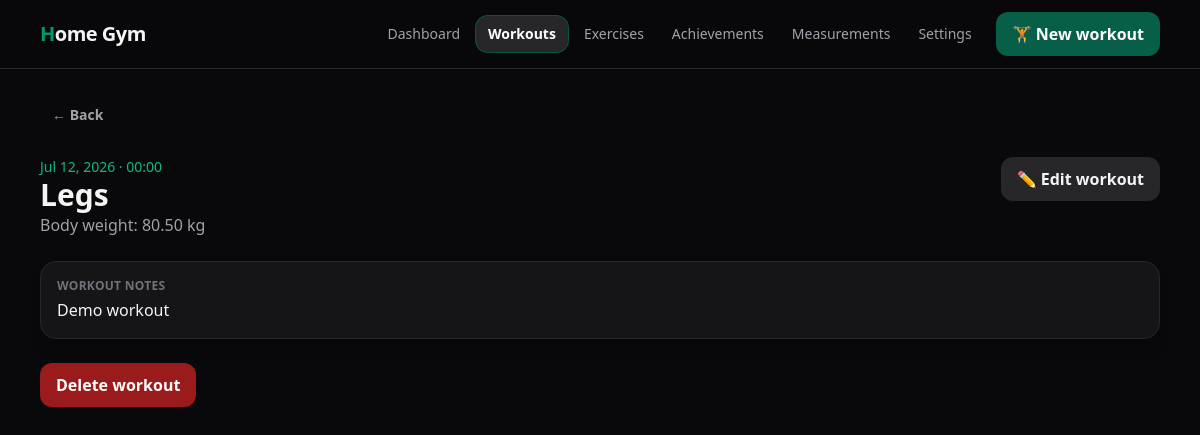
The page /workouts/1 on the database its author committed.
### tables this page shows
CREATE TABLE workout_sessions (
    id BIGINT UNSIGNED AUTO_INCREMENT PRIMARY KEY,
    workout_template_id SMALLINT UNSIGNED NULL,
    performed_at DATETIME NOT NULL,
    session_type VARCHAR(120) NOT NULL,
    body_weight_kg DECIMAL(5,2) NULL,
    notes TEXT NULL,
    status ENUM('in_progress','completed','abandoned') NOT NULL DEFAULT 'completed',
    current_workout_exercise_id BIGINT UNSIGNED NULL,
    current_set_position SMALLINT UNSIGNED NOT NULL DEFAULT 1,
    started_at DATETIME NULL,
    completed_at DATETIME NULL,
    rest_ends_at DATETIME NULL,
    rest_paused_seconds SMALLINT UNSIGNED NULL,
    template_order_changed BOOLEAN NOT NULL DEFAULT FALSE,
    template_sets_changed BOOLEAN NOT NULL DEFAULT FALSE,
    created_at TIMESTAMP NOT NULL DEFAULT CURRENT_TIMESTAMP,
    updated_at TIMESTAMP NOT NULL DEFAULT CURRENT_TIMESTAMP ON UPDATE CURRENT_TIMESTAMP,
    last_edited_at DATETIME NULL,
    INDEX idx_sessions_date (performed_at)
);

### app/Core/View.php (called while the page is built, shortened)
<?php
final class View
{
    public static function render(string $name, array $data = []): void
    {
        $file = dirname(__DIR__, 2) . '/resources/views/' . $name . '.php';
        extract($data, EXTR_SKIP);
        require $file;
        require dirname(__DIR__, 2) . '/resources/views/layouts/app.php';
    }
}

### app/Core/Controller.php (called while the page is built, shortened)
<?php
abstract class Controller
{
    protected function view(string $name, array $data = []): void
    {
        View::render($name, $data);
    }
}

### app/Controllers/SessionController.php (called while the page is built, shortened)
<?php
final class SessionController extends Controller
{
    public function show(string $id): void { $session=WorkoutSession::find((int)$id); if(!$session){http_response_code(404);$this->view('errors/404');return;} $this->view('sessions/show',compact('session')); }
}

### public/index.php (called while the page is built, shortened)
<?php
$config = require dirname(__DIR__) . '/config/app.php';
$router = new Router();
$router->dispatch($_SERVER['REQUEST_METHOD'], $_SERVER['REQUEST_URI']);

### app/Models/WorkoutSession.php (called while the page is built, shortened)
<?php
final class WorkoutSession
{
    public static function find(int $id): ?array
    {
        $db = Database::connection();
        $stmt = $db->prepare('SELECT * FROM workout_sessions WHERE id=?'); $stmt->execute([$id]);
        $session = $stmt->fetch();
        $stmt = $db->prepare("SELECT we.id workout_exercise_id,we.exercise_id,we.notes exercise_notes,we.status exercise_status,COALESCE(we.load_semantics,e.load_semantics) load_semantics,e.name,e.recommended_rest_seconds,es.* FROM workout_exercises we JOIN exercises e ON e.id=we.exercise_id LEFT JOIN exercise_sets es ON es.workout_exercise_id=we.id WHERE we.workout_session_id=? ORDER BY we.position,es.position");
        $stmt->execute([$id]);
        $session['rows'] = $stmt->fetchAll();
        $segments=$db->prepare('SELECT ss.* FROM exercise_set_segments ss JOIN exercise_sets es ON es.id=ss.exercise_set_id JOIN workout_exercises we ON we.id=es.workout_exercise_id WHERE we.workout_session_id=? ORDER BY ss.exercise_set_id,ss.position');$segments->execute([$id]);$bySet=[];foreach($segments->fetchAll() as $segment)$bySet[(int)$segment['exercise_set_id']][]=$segment;foreach($session['rows'] as &$row)$row['segments']=$row['id']?($bySet[(int)$row['id']]??[]):[];unset($row);
        return $session;
    }
}

### app/Helpers/functions.php (called while the page is built, shortened)
<?php
function e(mixed $value): string
{
    return htmlspecialchars((string) $value, ENT_QUOTES | ENT_SUBSTITUTE, 'UTF-8');
}
function route(string $name,array $parameters=[]): string
{
    return \App\Core\Router::urlFor($name,$parameters);
}

### resources/views/sessions/show.php (the view, shortened to what this page needs)
<div class="mb-6 flex flex-col gap-4 sm:flex-row sm:items-start sm:justify-between">
  <div>
    <p class="text-sm text-emerald-500"><?= e(date('M j, Y · H:i',strtotime($session['performed_at']))) ?></p>
    <h1 class="text-3xl font-black"><?= e($session['session_type']) ?></h1>
    <?php if($session['body_weight_kg']): ?><p class="text-zinc-400">Body weight: <?= e($session['body_weight_kg']) ?> kg</p><?php endif; ?>
  </div>
  <a class="btn-secondary shrink-0" href="<?= e(route('workouts.edit',['id'=>$session['id']])) ?>">✏️ Edit workout</a>
</div>
<?php if($session['notes']): ?><div class="card mb-4"><p class="mb-1 text-xs font-semibold uppercase tracking-wide text-zinc-500">Workout notes</p><?= nl2br(e($session['notes'])) ?></div><?php endif; ?>
<form method="post" action="<?= e(route('workouts.destroy',['id'=>$session['id']])) ?>" class="mt-6" data-confirm="Permanently delete this workout and all its sets?"><?= csrf_field() ?><button class="btn-danger">Delete workout</button></form>

### app/Core/Router.php (shortened to what this page needs)
<?php
final class Router
{
    private array $routes = [];
    private static array $namedRoutes = [];
    private function add(string $method, string $path, array|callable $action, ?string $name=null): void
    {
        $pattern = preg_replace('#\{[a-zA-Z_]+\}#', '([^/]+)', $path);
        $this->routes[] = [$method, '#^' . $pattern . '/?$#', $action];
        if($name)self::$namedRoutes[$name]=$path;
    }
    public static function urlFor(string $name,array $parameters=[]): string
    {
        $path=self::$namedRoutes[$name];
        foreach($parameters as $key=>$value)$path=str_replace('{'.$key.'}',rawurlencode((string)$value),$path);
        return $path;
    }
    public function dispatch(string $method, string $uri): void
    {
        $path = rawurldecode(parse_url($uri, PHP_URL_PATH) ?: '/');
        foreach ($this->routes as [$verb, $pattern, $action]) {
            if ($verb === $method && preg_match($pattern, $path, $matches)) {
                array_shift($matches);
                if(is_callable($action))$action(...$matches);else{[$class, $function] = $action;(new $class())->{$function}(...$matches);}
                return;
            }
        }
    }
}

### rows shown on the page
workout_sessions: performed_at "Jul 12, 2026 · 00:00", session_type "Legs", body_weight_kg "80.50", notes "Demo workout"
